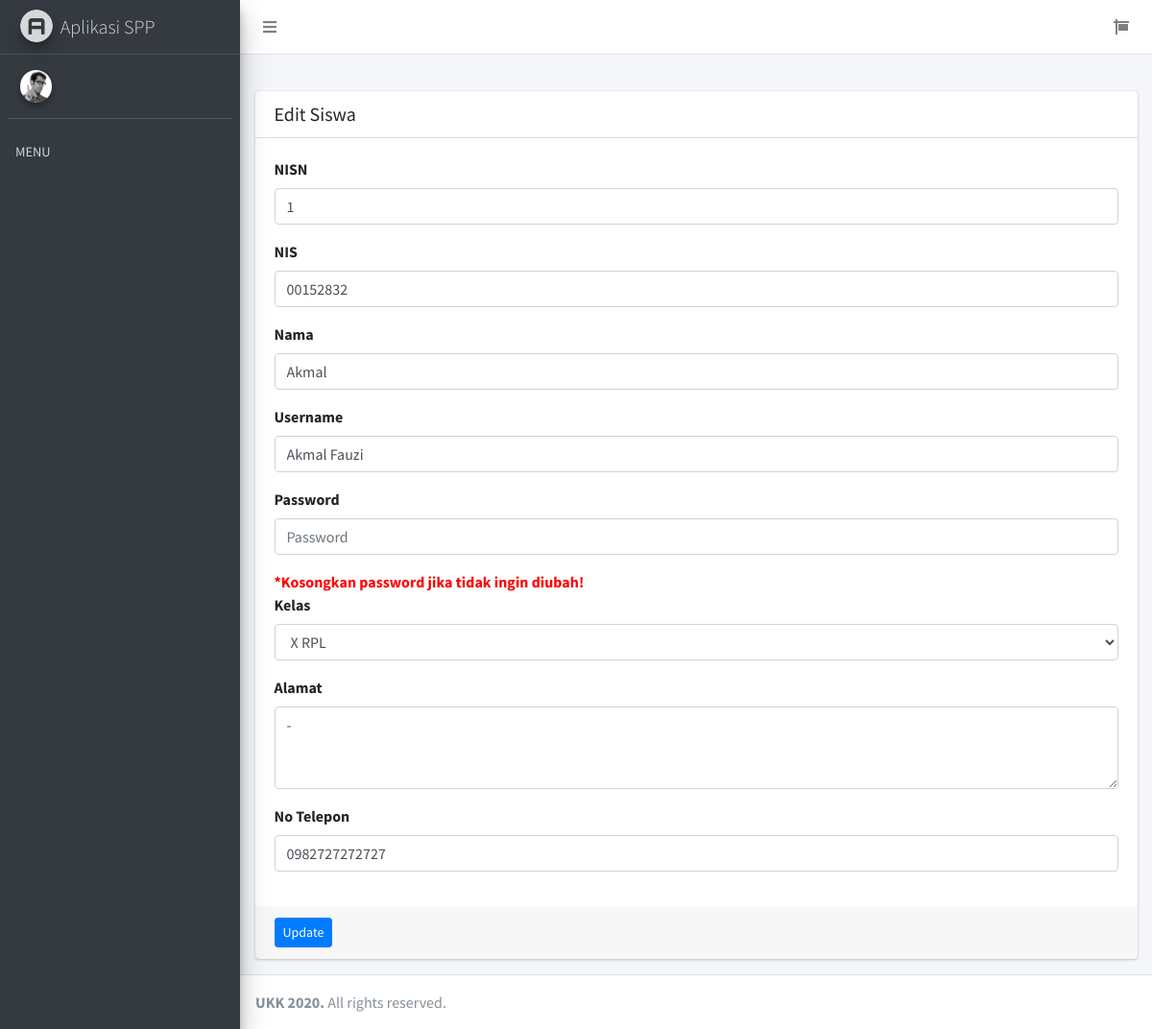
The app's page /edit-siswa/1 with its own data.
### tables this page shows
CREATE TABLE `siswa` (
  `nisn` varchar(10) NOT NULL,
  `nis` varchar(8) NOT NULL,
  `nama` varchar(35) NOT NULL,
  `username` varchar(35) NOT NULL,
  `password` varchar(40) NOT NULL,
  `id_kelas` int(11) NOT NULL,
  `id_petugas` int(11) NOT NULL,
  `alamat` text NOT NULL,
  `no_telp` varchar(13) NOT NULL,
  `id_spp` int(11) NOT NULL
);

### application/controllers/DataSiswa.php (called while the page is built, shortened)
<?php
class DataSiswa extends CI_Controller {
	public function edit($id)
	{
		$data['title'] = 'Edit Siswa';
		$data['data_kelas'] = $this->M_kelas->get_data()->result();
		$data['data_spp'] = $this->M_spp->get_data()->result();
		$data['siswa'] = $this->M_siswa->get_one($id)->row();
		$this->load->view('layouts/header', $data);
		$this->load->view('layouts/sidebar');
		$this->load->view('admin/data_siswa/edit_siswa',$data);
		$this->load->view('layouts/footer');
	}
}

### index.php (called while the page is built, shortened)
<?php
require_once BASEPATH.'core/CodeIgniter.php';

### application/models/M_siswa.php (called while the page is built, shortened)
<?php
class M_siswa extends CI_Model {
	public function get_one($id)
	{
		$this->db->where('nisn', $id);
		return $this->db->get('siswa');
	}
}

### application/models/M_kelas.php (called while the page is built, shortened)
<?php
class M_kelas extends CI_Model {
	public function get_data()
	{
		return $this->db->get('kelas');
	}
}

### application/views/admin/data_siswa/edit_siswa.php (the view, shortened to what this page needs)
<div class="content-wrapper">
	<section class="content-header">
	</section>
	<section class="content">
		<div class="container-fluid">
			<div class="row justify-content-center">
				<div class="col-md-12">
					<div class="card">
						<div class="card-header">
							<h3 class="card-title">Edit Siswa</h3>
						</div>
						<form role="form" action="<?php echo base_url('datasiswa/update/'.$siswa->nisn) ?>" method="POST">
							<div class="card-body">
								<div class="form-group">
									<label for="exampleInputEmail1">NISN</label>
									<input type="text" name="nisn" class="form-control" id="exampleInputEmail1" value="<?php echo $siswa->nisn ?>" placeholder="NISN">
								</div>
								<div class="form-group">
									<label for="exampleInputEmail1">NIS</label>
									<input type="text" name="nis" class="form-control" id="exampleInputEmail1" value="<?php echo $siswa->nis ?>" placeholder="Enter email">
								</div>
								<div class="form-group">
									<label for="exampleInputEmail1">Nama</label>
									<input type="text" name="nama" class="form-control" id="exampleInputEmail1" value="<?php echo $siswa->nama ?>" placeholder="Enter email">
								</div>
								<div class="form-group">
									<label for="exampleInputEmail1">Username</label>
									<input type="text" name="username" class="form-control" id="exampleInputEmail1" value="<?php echo $siswa->username ?>" placeholder="Enter email">
								</div>
								<div class="form-group">
									<label for="exampleInputEmail1">Password</label>
									<input type="text" name="password" class="form-control" id="exampleInputEmail1" placeholder="Password">
								</div>
								<b style="color: red;">*Kosongkan password jika tidak ingin diubah!</b>
								<div class="form-group">
                   <label>Kelas</label>
                   <select name="kelas" class="form-control">
                     <?php foreach ($data_kelas as $kelas) { ?>
                     <option value="<?php echo $kelas->id_kelas ?>"><?php echo $kelas->nama_kelas ?></option>
                   	<?php } ?>
                   </select>
                 </div>
                 <div class="form-group">
                   <label>Alamat</label>
                   <textarea name="alamat" class="form-control" rows="3" placeholder="Alamat"><?php echo $siswa->alamat ?></textarea>
                 </div>
								<div class="form-group">
									<label for="exampleInputPassword1">No Telepon</label>
									<input type="text" name="no_telp" class="form-control" id="exampleInputPassword1" value="<?php echo $siswa->no_telp ?>" placeholder="Password">
								</div>
							</div>
							<div class="card-footer">
								<button type="submit" class="btn btn-sm btn-primary">Update</button>
							</div>
						</form>
					</div>
				</div>
			</div>
		</div>
	</section>
</div>

### records on screen
siswa: nisn "1", nis "00152832", nama "Akmal", username "Akmal Fauzi", alamat "-", no_telp "0982727272727"

### other values on screen
form field kelas "X RPL"
